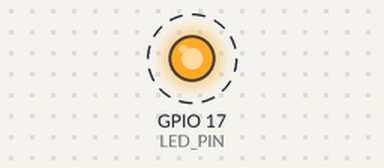
Simulated run of this program. Board: Raspberry Pi (BCM pin numbers). On the bench: output pins drawn as LEDs (lit = HIGH). Dashed ring = blinking. What the program prints to the terminal is not drawn.

Above: at 0.2 s.
Timing chart, 0 to 3.0 s (numbered marks = the images above):
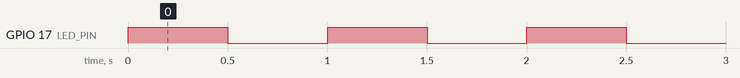

The program:

Code.py
```python
import RPi.GPIO as GPIO
import time

LED_PIN = 17
BLINK_DELAY = 0.5

#--------------------SETUP----------------
GPIO.setmode(GPIO.BCM)
GPIO.setwarnings(False)
GPIO.setup(LED_PIN, GPIO.OUT)

print('Task 01 started. LED blinking. Press Ctrl+C to stop.')

#-----------Main Loop------------
while True:
	GPIO.output(LED_PIN, GPIO.HIGH)
	print('LED ON')
	time.sleep(BLINK_DELAY)

	GPIO.output(LED_PIN, GPIO.LOW)
	print('LED OFF')
	time.sleep(BLINK_DELAY)
```

Measured:
- by itself, GPIO 17 (LED_PIN): alternates HIGH for 0.50 s and LOW for 0.50 s
